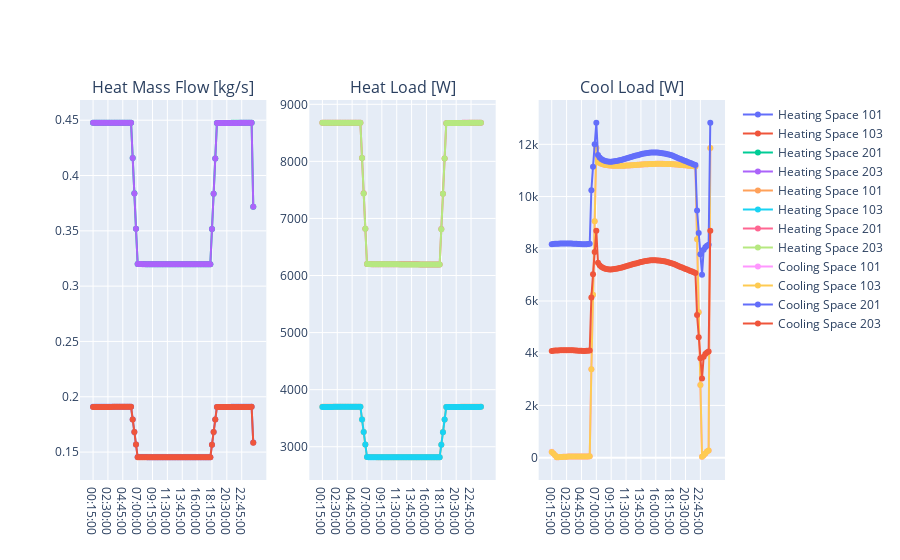

This figure's notebook cell:
### Code cell
c.plot_system_sizing_data("sac_ddy")
